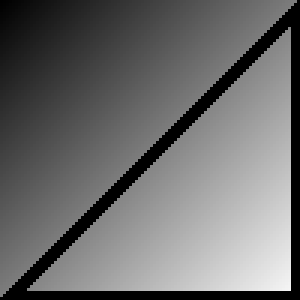
#> input picture scripts/find_contours_output.png, 100 x 100 px (shown 3 times larger)
$ python -i find_contours.py   (imports and definitions only)
#> lines starting #> are read from the running program, lines starting #| are printed output that depends on the picture; after the words box and inside, x2 and y2 are one past the last pixel; in counts of white or black regions, pixels touching at a corner belong together
#> further down, picture is the input picture: shape (100, 100, 3); min 0, max 244, mean 107.7
#!/usr/bin/env python3
"""
Find Contours
Category: analysis
"""
import cv2
import numpy as np
import argparse
import os
from logging_utils import get_logger
import aps # Placeholder for aps.py integration

# Logger setup
# [1 line that did not run here, left out]

def find_contours(image: np.ndarray) -> np.ndarray:
    """
    Finds contours in an image.

    Args:
        image: Input image.

    Returns:
        Image with contours drawn.
    """
    gray = cv2.cvtColor(image, cv2.COLOR_BGR2GRAY) if len(image.shape) == 3 else image
    _, thresh = cv2.threshold(gray, 127, 255, cv2.THRESH_BINARY)
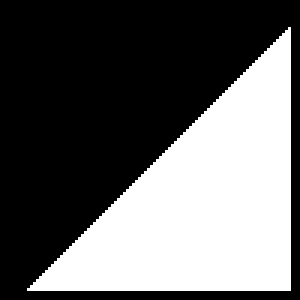
#> thresh: shape (100, 100) (shown 3 times larger); 39.2% white; 1 white region, box (x1, y1, x2, y2) and area: (9, 9, 97, 97) 3916
    contours, _ = cv2.findContours(thresh, cv2.RETR_TREE, cv2.CHAIN_APPROX_SIMPLE)
#> contours = [[[96, 9], [9, 96], [96, 96]]]

    result = cv2.drawContours(image.copy(), contours, -1, (0, 255, 0), 3)
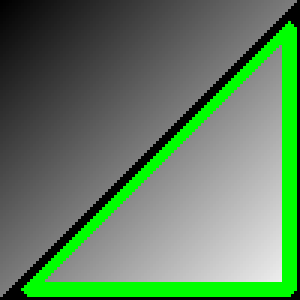
#> result: shape (100, 100, 3) (shown 3 times larger); mean B, G, R 94.8, 127.7, 94.8
    return result

def main(args):
    """Main function to find contours in an image and save the result."""
    logger.info(f"Starting script: {os.path.basename(__file__)}")
    logger.info(f"Received arguments: {args}")

    try:
        # Load image
        img = cv2.imread(args.input_path, cv2.IMREAD_UNCHANGED)
        if img is None:
            logger.error(f"Failed to load image from: {args.input_path}")
            return

        logger.info(f"Successfully loaded image from: {args.input_path}")

        # Process image
        result = find_contours(img)
        logger.info("Found contours")

        # Save result
        cv2.imwrite(args.output_path, result)
        logger.info(f"Saved processed image to: {args.output_path}")

    except Exception as e:
        logger.error(f"An error occurred: {e}", exc_info=True)

# [7 lines not run here, left out]

>>> import cv2
>>> picture = cv2.imread('../../../scripts/find_contours_output.png')
>>> result = find_contours(picture)
